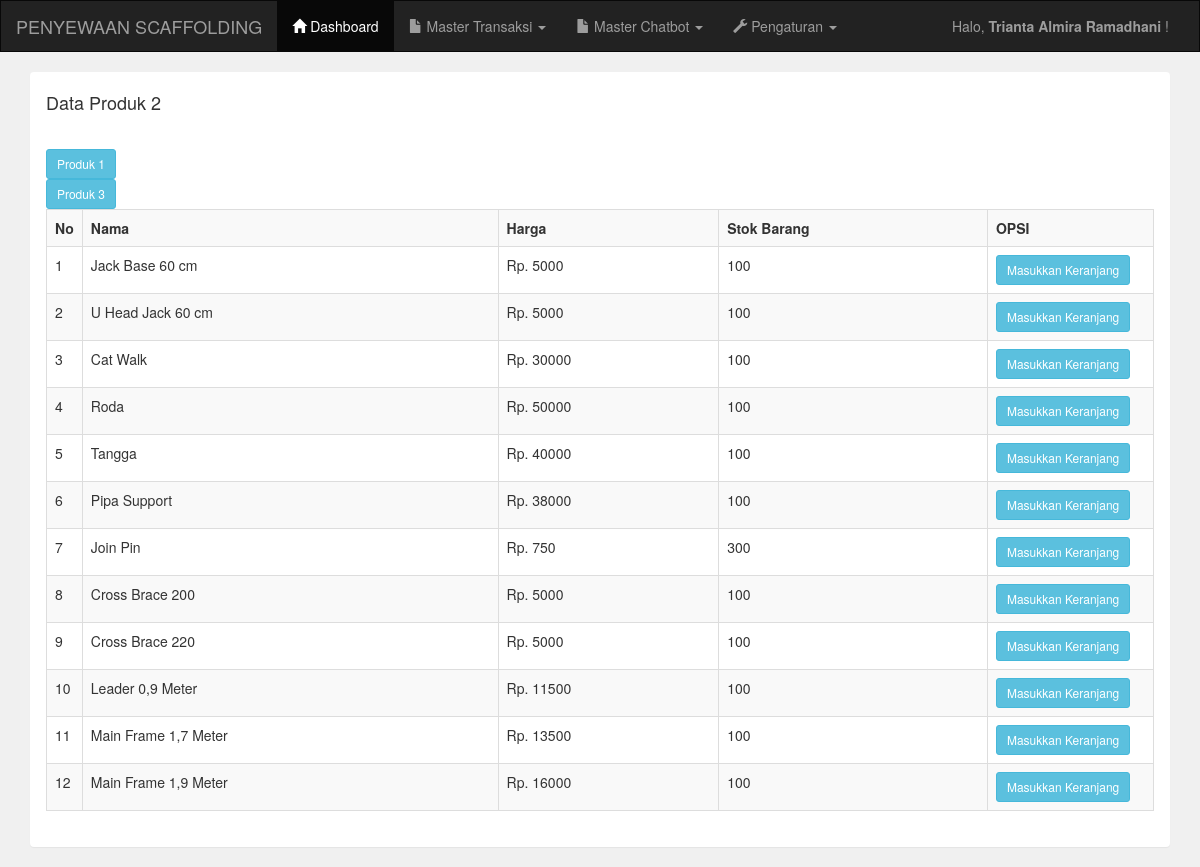
Page /admin/keranjang2.php (signed in) on the committed database.
### tables this page shows
CREATE TABLE `tb_product` (
  `product_id` int(3) NOT NULL,
  `product_name` varchar(25) NOT NULL,
  `product_owp` int(5) NOT NULL,
  `product_twp` int(5) NOT NULL,
  `product_omp` int(5) NOT NULL,
  `product_ep` int(5) NOT NULL,
  `product_stock` int(3) NOT NULL,
  `product_weight` int(5) NOT NULL
);

### admin/keranjang2.php (the view)
<?php include "header.php"; ?>
<div class="container">
    <div class="panel">
        <div class="panel-heading">
            <h4>Data Produk 2</h4>
        </div>
        <div class="panel-body">
            <a href="keranjang1.php" class="btn btn-sm btn-info">Produk 1</a><br>
            <a href="keranjang3.php" class="btn btn-sm btn-info">Produk 3</a>
            <table class="table table-bordered table-striped">
                <tr>
                    <th width="1%">No</th>
                    <th>Nama</th>
                    <th>Harga</th>
                    <th>Stok Barang</th>
                    <th width="15%">OPSI</th>
                </tr>
                <?php
                include '../koneksi.php';
                $data = mysqli_query($koneksi, "select * from tb_product");
                $no = 1;
                while ($d = mysqli_fetch_array($data)) {
                ?>
                    <tr>
                        <td><?php echo $no++; ?></td>
                        <td><?php echo $d['product_name']; ?></td>
                        <td>Rp. <?php echo $d['product_twp']; ?></td>
                        <td><?php echo $d['product_stock']; ?></td>
                        <td>
                            <a href="cart1.php?product_id=<?php echo $d['product_id']; ?>" class="btn btn-sm btn-info">Masukkan Keranjang</a>
                        </td>
                    </tr>
                <?php
                }
                ?>
            </table>
        </div>
    </div>
</div>
<?php include 'footer.php'; ?>

### rows in the picture
tb_product: product_name "Jack Base 60 cm", product_twp "5000", product_stock "100"
tb_product: product_name "U Head Jack 60 cm", product_twp "5000", product_stock "100"
tb_product: product_name "Cat Walk", product_twp "30000", product_stock "100"
tb_product: product_name "Roda", product_twp "50000", product_stock "100"
tb_product: product_name "Tangga", product_twp "40000", product_stock "100"
tb_product: product_name "Pipa Support", product_twp "38000", product_stock "100"
tb_product: product_name "Join Pin", product_twp "750", product_stock "300"
tb_product: product_name "Cross Brace 200", product_twp "5000", product_stock "100"
tb_product: product_name "Cross Brace 220", product_twp "5000", product_stock "100"
tb_product: product_name "Leader 0,9 Meter", product_twp "11500", product_stock "100"
tb_product: product_name "Main Frame 1,7 Meter", product_twp "13500", product_stock "100"
tb_product: product_name "Main Frame 1,9 Meter", product_twp "16000", product_stock "100"

### other values in the picture
$_SESSION['nama'] "Trianta Almira Ramadhani"
